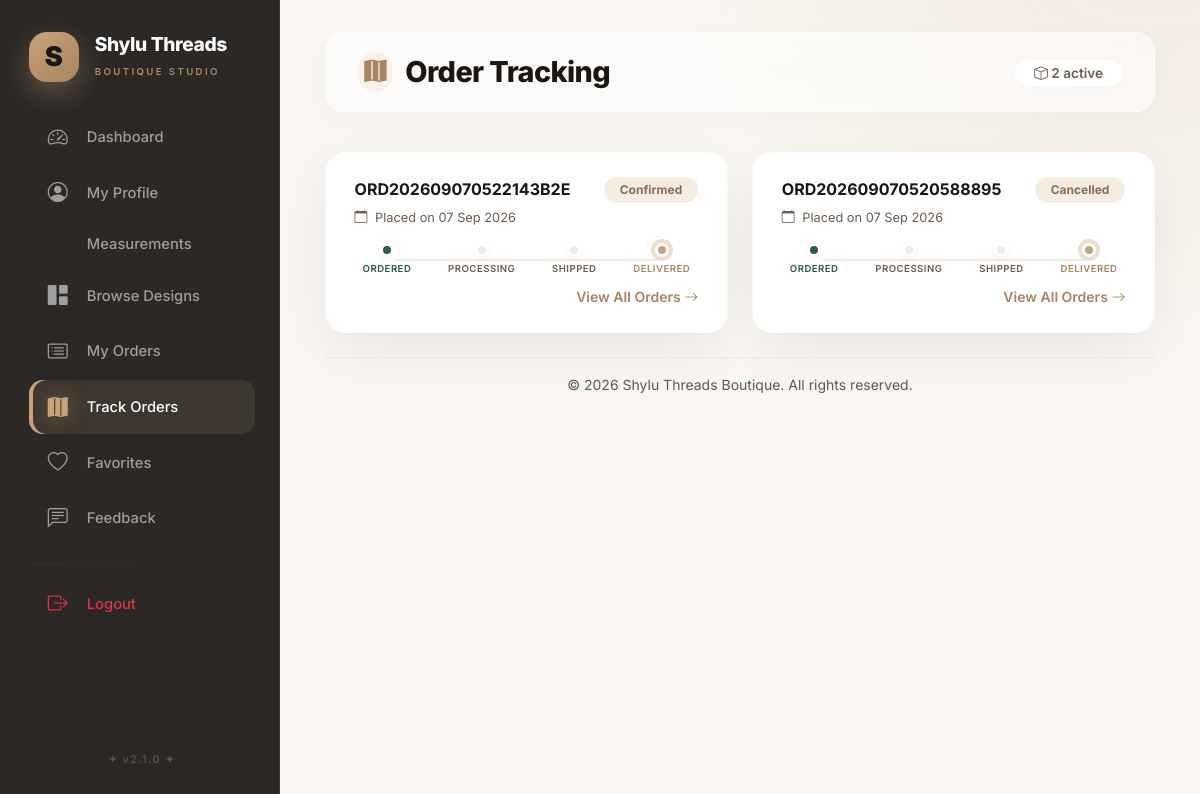
Page /customer/tracking/ (signed in) on the committed database.
### app/models.py (models this page shows, shortened)
class Order(models.Model):
    class OrderStatus(models.TextChoices):
        PENDING = "PENDING", "Pending"
        CONFIRMED = "CONFIRMED", "Confirmed"
        PROCESSING = "PROCESSING", "Processing"
        STITCHING = "STITCHING", "Stitching"
        READY = "READY", "Ready"
        SHIPPED = "SHIPPED", "Shipped"
        DELIVERED = "DELIVERED", "Delivered"
        CANCELLED = "CANCELLED", "Cancelled"
    class PaymentStatus(models.TextChoices):
        PENDING = "PENDING", "Pending"
        PAID = "PAID", "Paid"
        FAILED = "FAILED", "Failed"
        REFUNDED = "REFUNDED", "Refunded"
    class PaymentMethod(models.TextChoices):
        COD = "COD", "Cash on Delivery"
        CARD = "CARD", "Credit / Debit Card"
        UPI = "UPI", "UPI / QR Code"
        DEMO = "DEMO", "Demo Payment"
        RAZORPAY = "RAZORPAY", "Razorpay"
        STRIPE = "STRIPE", "Stripe"
    customer = models.ForeignKey(
        settings.AUTH_USER_MODEL,
        on_delete=models.PROTECT,
        related_name="orders"
    )
    order_number = models.CharField(max_length=30, unique=True, db_index=True)
    subtotal = models.DecimalField(max_digits=10, decimal_places=2, default=Decimal("0.00"))
    shipping_charge = models.DecimalField(max_digits=10, decimal_places=2, default=Decimal("0.00"))
    total_amount = models.DecimalField(max_digits=10, decimal_places=2, default=Decimal("0.00"))
    shipping_name = models.CharField(max_length=150)
    shipping_email = models.EmailField()
    shipping_phone = models.CharField(max_length=20)
    shipping_address = models.TextField()
    shipping_city = models.CharField(max_length=100, blank=True)
    shipping_state = models.CharField(max_length=100, blank=True)
    shipping_pincode = models.CharField(max_length=10, blank=True)
    payment_method = models.CharField(
        max_length=20,
        choices=PaymentMethod.choices,
        default=PaymentMethod.COD
    )
    payment_status = models.CharField(
        max_length=20,
        choices=PaymentStatus.choices,
        default=PaymentStatus.PENDING
    )
    order_status = models.CharField(
        max_length=20,
        choices=OrderStatus.choices,
        default=OrderStatus.PENDING
    )
    notes = models.TextField(blank=True)
    created_at = models.DateTimeField(auto_now_add=True)
    updated_at = models.DateTimeField(auto_now=True)
    class Meta:
        ordering = ["-created_at"]
        verbose_name = "Order"
        verbose_name_plural = "Orders"

### app/views.py (the view)
# urls.py: path("customer/tracking/", views.tracking, name="tracking"),
@customer_required
def tracking(request):
    order_list = Order.objects.filter(customer=request.user).order_by("-created_at")
    tracking_data = [
        {"order": order, "progress": get_progress_percentage(order.order_status)}
        for order in order_list
    ]
    return render(request, "customer/tracking.html", {"tracking_orders": tracking_data})

### app/views.py (called while the page is built)
def is_customer(user):
    return user.is_authenticated and not (user.is_staff or user.is_superuser)

def get_progress_percentage(status):
    progress = {
        Order.OrderStatus.PENDING: 15,
        Order.OrderStatus.CONFIRMED: 30,
        Order.OrderStatus.PROCESSING: 50,
        Order.OrderStatus.STITCHING: 70,
        Order.OrderStatus.READY: 85,
        Order.OrderStatus.SHIPPED: 95,
        Order.OrderStatus.DELIVERED: 100,
        Order.OrderStatus.CANCELLED: 0,
    }
    return progress.get(status, 0)

### app/templates/customer/tracking.html (shortened to what this page needs)
{% load static %}
<!DOCTYPE html>
<html lang="en">
<head>
  <link href="https://cdn.jsdelivr.net/npm/bootstrap-icons@1.11.1/font/bootstrap-icons.css" rel="stylesheet" />
  <link href="https://cdn.jsdelivr.net/npm/bootstrap@5.3.2/dist/css/bootstrap.min.css" rel="stylesheet" />
</head>
<body>
<aside class="premium-sidebar" id="sidebar">
    <div class="sidebar-brand mb-4">
        <div class="d-flex align-items-center gap-3 mb-1">
            <div class="brand-icon">S</div>
            <div class="brand-text">
                <h5 class="mb-0">Shylu Threads</h5>
                <span class="subtitle">Boutique Studio</span>
            </div>
        </div>
    </div>
    <nav class="nav flex-column flex-grow-1">
        <a class="nav-link-premium" href="{% url 'customer_dashboard' %}"><i class="bi bi-speedometer2"></i> Dashboard</a>
        <a class="nav-link-premium" href="{% url 'profile' %}"><i class="bi bi-person-circle"></i> My Profile</a>
        <a class="nav-link-premium" href="{% url 'measurements' %}"> Measurements</a>
        <a class="nav-link-premium" href="{% url 'designs' %}"><i class="bi bi-grid-1x2-fill"></i> Browse Designs</a>
        <a class="nav-link-premium" href="{% url 'orders' %}"><i class="bi bi-card-list"></i> My Orders</a>
        <a class="nav-link-premium active" href="{% url 'tracking' %}"><i class="bi bi-map-fill"></i> Track Orders</a>
        <a class="nav-link-premium" href="{% url 'favorites' %}"><i class="bi bi-heart"></i> Favorites</a>
        <a class="nav-link-premium" href="{% url 'feedback' %}"><i class="bi bi-chat-left-text"></i> Feedback</a>
        <hr class="sidebar-divider" />
        <a class="nav-link-premium text-danger" href="{% url 'logout' %}"><i class="bi bi-box-arrow-right"></i> Logout</a>
    </nav>
    <div class="sidebar-footer"><div class="version-tag text-center">✦ v2.1.0 ✦</div></div>
</aside>
<main class="main-content">
    <div class="top-bar">
        <div>
            <h1><i class="bi bi-map-fill"></i> Order Tracking</h1>
        </div>
        <div>
            <span class="tracking-count">
                <i class="bi bi-box"></i> {{ tracking_orders|length }} active
            </span>
        </div>
    </div>
    <div class="row g-4">
        {% for data in tracking_orders %}
        <div class="col-md-6">
            <div class="track-card">
                <div class="order-header">
                    <h5>{{ data.order.order_number }}</h5>
                    <span class="status-badge bg-gold">{{ data.order.get_order_status_display }}</span>
                </div>
                <span class="order-date"><i class="bi bi-calendar me-1"></i> Placed on {{ data.order.created_at|date:"d M Y" }}</span>
                <div class="track-stepper">
                    {% with status=data.order.order_status %}
                        <div class="track-step">
                            <span class="step-dot {% if status != 'PENDING' %}done{% else %}active{% endif %}"></span>
                            <span class="step-label {% if status != 'PENDING' %}done{% else %}active{% endif %}">Ordered</span>
                        </div>
                        <div class="track-step">
                            <span class="step-dot {% if status == 'PROCESSING' or status == 'SHIPPED' or status == 'READY' or status == 'DELIVERED' %}done{% elif status == 'PENDING' %}active{% endif %}"></span>
                            <span class="step-label {% if status == 'PROCESSING' or status == 'SHIPPED' or status == 'READY' or status == 'DELIVERED' %}done{% elif status == 'PENDING' %}active{% endif %}">Processing</span>
                        </div>
                        <div class="track-step">
                            <span class="step-dot {% if status == 'SHIPPED' or status == 'READY' or status == 'DELIVERED' %}done{% elif status == 'PROCESSING' or status == 'PENDING' %}active{% endif %}"></span>
                            <span class="step-label {% if status == 'SHIPPED' or status == 'READY' or status == 'DELIVERED' %}done{% elif status == 'PROCESSING' or status == 'PENDING' %}active{% endif %}">Shipped</span>
                        </div>
                        <div class="track-step">
                            <span class="step-dot {% if status == 'DELIVERED' %}done{% else %}active{% endif %}"></span>
                            <span class="step-label {% if status == 'DELIVERED' %}done{% else %}active{% endif %}">Delivered</span>
                        </div>
                    {% endwith %}
                </div>
                <div class="mt-2 text-end">
                    <a href="{% url 'orders' %}" class="small" style="color: var(--gold-dark); font-weight: 600;">
    View All Orders <i class="bi bi-arrow-right"></i>
</a>
                </div>
            </div>
        </div>
        {% endfor %}
    </div>
    <div class="text-center text-muted small mt-4 pt-3 border-top" style="border-color: rgba(26,22,20,0.05) !important;">
        &copy; 2026 Shylu Threads Boutique. All rights reserved.
    </div>
</main>
</body>
</html>

### rows in the picture
Order: order.order_number "ORD202609070522143B2E", order.order_status "Confirmed", order.created_at "07 Sep 2026"
Order: order.order_number "ORD202609070520588895", order.order_status "Cancelled", order.created_at "07 Sep 2026"

### other values in the picture
{{ tracking_orders|length }} "2"
